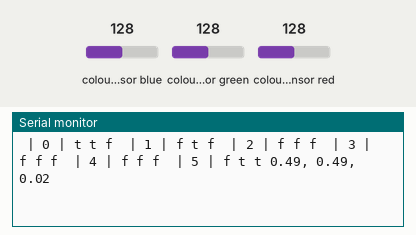
Recording of a sketch running on a simulated Arduino Uno, built with avr-gcc and run on an emulated ATmega328P. Shown: the last lines printed to the serial monitor. The inputs (shaded band) are chosen by the test bench; at power-on: colour sensor blue 128, colour sensor green 128, colour sensor red 128.

Above: at 1.2 s.
1.3 s: colour sensor blue set to 5
At 1.51 s:
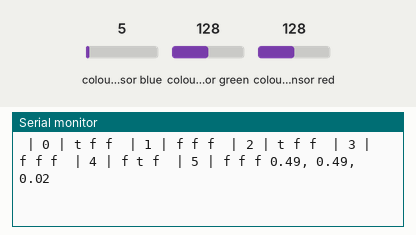
3.4 s: colour sensor green set to 5
At 3.71 s:
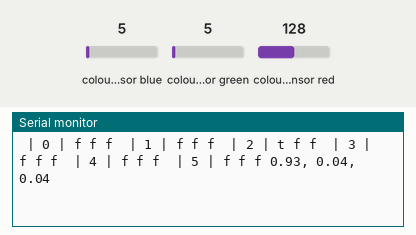
5.6 s: colour sensor red set to 5
At 5.74 s:
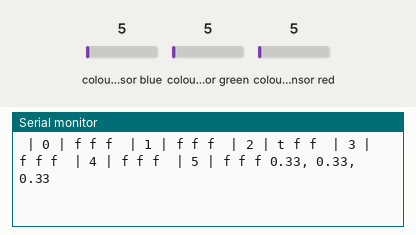
8.6 s: colour sensor blue set to 64
At 8.86 s:
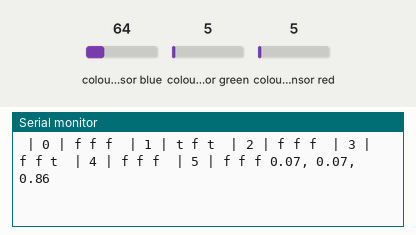
10.7 s: colour sensor green set to 64
At 10.89 s:
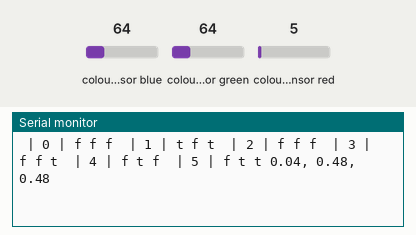
12.7 s: colour sensor red set to 64
At 12.73 s:
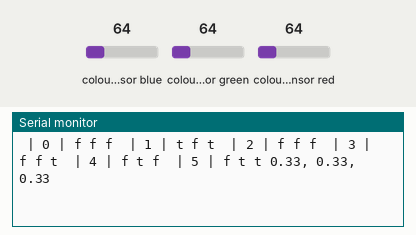

Measured:
- after the input at 1.3 s, the serial monitor: prints a new line after 0.06 s (image 1)
- after the input at 3.4 s, the serial monitor: prints a new line after 0.17 s (image 2)
- after the input at 8.6 s, the serial monitor: prints a new line after 0.12 s (image 4)
- after the input at 10.7 s, the serial monitor: prints a new line at once (image 5)

The sketch:

sketch_mar12c.ino
```cpp
#include <Wire.h>
#include "Adafruit_TCS34725.h"
#include <stdbool.h>
#include <stdlib.h>

/* Example code for the Adafruit TCS34725 breakout library */


/* Connect SCL    to analog 5
  Connect SDA    to analog 4
  Connect VDD    to 3.3V DC
  Connect GROUND to common ground */


/* Initialise with default values (int time = 2.4ms, gain = 1x) */
// Adafruit_TCS34725 tcs = Adafruit_TCS34725();

float vals[] = {0.51, 0.33, 0.16,     0.05, 0.24, 0.71,     0.69, 0.16, 0.15,     0.18, 0.21, 0.62 ,     0.14, 0.64, 0.22,     0.22, 0.35, 0.43};
float vals1[] = {'y','b','r','p','g','w'};
char whac1[] = {'n','y','b','r','p','g','w'};

/* Initialise with specific int time and gain values */
Adafruit_TCS34725 tcs = Adafruit_TCS34725(TCS34725_INTEGRATIONTIME_24MS, TCS34725_GAIN_16X);
void setup(void) {
 Serial.begin(9600);


 if (tcs.begin()) {
   Serial.println("Found sensor");
 } else {
   Serial.println("No TCS34725 found ... check your connections");
   while (1);
 }


 // Now we're ready to get readings!
}
int sv;
int cnt=0;
uint16_t f;
bool p10(float x, float y){
  //Serial.println(y);
  float k = (y-x)/x;
  // Serial.print(k);
  // Serial.print(" ");
  if ( k <= 0.4 && k >= -0.4){
    //Serial.println(k);
    Serial.print("t ");
    return true;
  }
  else{
    Serial.print("f ");
    return false;
  }
}

void loop(void) {


// int x =  millis();
 uint16_t r, g, b, c, colorTemp, lux;
 float rc,gc,bc,cc;
 char p;
 float k[3];//rr,gr,br;


 tcs.getRawData(&r, &g, &b, &c);
 colorTemp = tcs.calculateColorTemperature(r, g, b);
 colorTemp = tcs.calculateColorTemperature_dn40(r, g, b, c);
 lux = tcs.calculateLux(r, g, b);


//  Serial.print("Color Temp: "); Serial.print(colorTemp, DEC); Serial.print(" K - ");
//  Serial.print("Lux: "); Serial.print(lux, DEC); Serial.print(" - ");
//  Serial.print("R: "); Serial.print(r, DEC); Serial.print(" ");
//  Serial.print("G: "); Serial.print(g, DEC); Serial.print(" ");
//  Serial.print("B: "); Serial.print(b, DEC); Serial.print(" ");
//  Serial.print("C: "); Serial.print(c, DEC); Serial.print(" ");
//  Serial.println(" ");


//  int y = millis();
//   float time = y-x;
//  Serial.print("The amount of time it takes the loop to run is: "); Serial.println(time);

//find ratios
rc=r;
gc=g;
bc=b;
//cc=c;//0.
//cc = colorTemp;
cc = rc + gc + bc;
k[0] = rc/cc;
k[1]=gc/cc;
k[2] = bc/cc;
Serial.print(k[0]);Serial.print(", ");Serial.print(k[1]);Serial.print(", ");Serial.print(k[2]);
Serial.println(" ");
cnt=0;
for(f=0;f<18;f++){

  if(f%3==0){

    Serial.print(" | ");Serial.print(f/3);Serial.print(" | ");
    }

  //Serial.print(cnt );
  if( p10(vals[f],k[f%3])){
    //Serial.print(cnt);
    //Serial.print(" ");
    cnt=cnt+1;
    //Serial.print(cnt);
    //Serial.print(" ");

  }
  //Serial.print(" {");Serial.print(f);Serial.print(" } ");
// Serial.println("here");
  if(cnt==3){
    sv=f;
    //Serial.println(f);
   //Serial.println("true");
   Serial.println(whac1[(f+cnt)/3]);
    break;
  }

  else if((f+1)%3==0){
    cnt=0;
  // Serial.print(" | ");Serial.print(f/3);Serial.print(" | ");

  }

}

// Serial.println(k[0]);
//Serial.println(sv);
//Serial.println(whac1[(sv+cnt)/3]);
delay(100);
}
```
